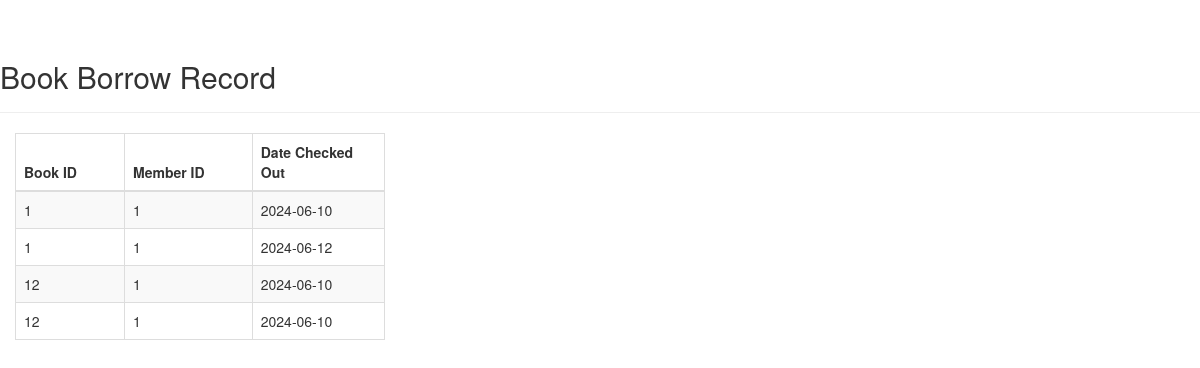
/viewBorrowRecordBook.php?book_id=1, run on the app's committed database.
### tables this page shows
CREATE TABLE `BORROWS` (
  `borrow_id` int(11) NOT NULL,
  `member_id` int(11) DEFAULT NULL,
  `book_id` int(11) DEFAULT NULL,
  `date` date DEFAULT NULL
);

### viewBorrowRecordBook.php (the view, shortened to what this page needs)
<!DOCTYPE html>
<html lang="en">
<head>
    <link rel="stylesheet" href="https://maxcdn.bootstrapcdn.com/bootstrap/3.4.1/css/bootstrap.min.css">
</head>
<body>
    <?php
    if (isset($_GET["book_id"]) && !empty(trim($_GET["book_id"]))) {
        $book_id = trim($_GET["book_id"]);
    }
    require_once "config.php";
    echo "<div class='page-header clearfix'>";
    echo"<h2 class='pull-left'>Book Borrow Record</h2>";
    echo "</div>";
    $sql = "SELECT * FROM BORROWS WHERE book_id = ?";
    if ($stmt = mysqli_prepare($link, $sql)) {
        mysqli_stmt_bind_param($stmt, "i", $book_id);
        if (mysqli_stmt_execute($stmt)) {
            $result = mysqli_stmt_get_result($stmt);
            if (mysqli_num_rows($result) > 0) {
                echo "<div class = 'col-md-4'>";
                echo "<table class='table table-bordered table-striped'>";
                echo "<thead>";
                echo "<tr>";
                echo "<th width=10%>Book ID</th>";
                echo "<th width=10%>Member ID</th>";
                echo "<th width=10%>Date Checked Out</th>";
                echo "</tr>";
                echo "</thead>";
                echo "<tbody>";
                while ($row = mysqli_fetch_array($result)) {
                    echo "<tr>";
                    echo "<td>" . $row['member_id'] . "</td>";
                    echo "<td>" . $row['book_id'] . "</td>";
                    echo "<td>" . $row['date'] . "</td>";
                    echo "</tr>";
                }
                echo "</tbody>";
                echo "</table>";
            } else {
                echo "<p class='lead'><em>No records were found.</em></p>";
            }
        } else {
            echo "ERROR: Could not able to execute $sql. <br>" . mysqli_error($link);
        }
    }
    ?>
</body>

### data on the page
borrows: member "1", book "1", date "2024-06-10"
borrows: member "1", book "1", date "2024-06-12"
borrows: member "12", book "1", date "2024-06-10"
borrows: member "12", book "1", date "2024-06-10"
